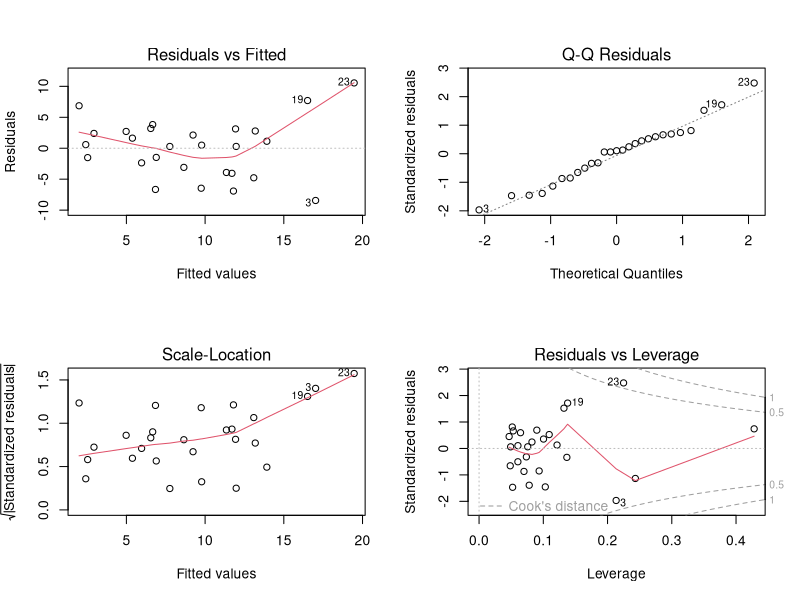

The R source for this figure:
# ==============================================================================
# R Script: Model Robust (Evitare Overfitting)
# ==============================================================================

library(tidyverse)
library(car)
library(lmtest)

# 1. LOAD DATA
df <- read.csv("multe.csv")
# Corrected line: add 'dplyr::' before 'select'
df_clean <- df %>% 
  dplyr::select(-Country, -Year) %>% 
  na.omit()

target_var <- "VAT_Comp" 

# 2. CREAREA MODELULUI SIMPLIFICAT (MANUAL)
# Pe baza rulării anterioare, păstrăm DOAR variabilele care aveau sens statistic și economic:
# 1. VAT_Rever (Colectarea TVA - logic să reducă gap-ul)
# 2. ShadowEc (Economia subterană - logic să crească gap-ul)
# 3. Final_Consumption_PercGDP (Opțional - era la limită, îl testăm)

cat("--- MODEL 1: Doar cele mai puternice 2 variabile ---\n")
model_simple <- lm(VAT_Comp ~ ShadowEc + VAT_Rever, data = df_clean)
summary(model_simple)

cat("\n--- MODEL 2: Adăugăm și Consumul (Max 3 variabile) ---\n")
model_medium <- lm(VAT_Comp ~ ShadowEc + VAT_Rever + Final_Consumption_PercGDP, data = df_clean)
summary(model_medium)

# 3. COMPARAREA MODELELOR (AIC - Cu cât mai mic, cu atât mai bun)
cat("\n--- COMPARATIE AIC (Penalizează complexitatea) ---\n")
aic_simple <- AIC(model_simple)
aic_medium <- AIC(model_medium)

cat("AIC Model 2 Variabile:", aic_simple, "\n")
cat("AIC Model 3 Variabile:", aic_medium, "\n")

if(aic_simple < aic_medium) {
  cat("-> RECOMANDARE: Rămâi la Modelul cu 2 variabile (ShadowEc + VAT_Rever). E mai stabil.\n")
  final_model <- model_simple
} else {
  cat("-> RECOMANDARE: Modelul cu 3 variabile aduce suficientă informație în plus.\n")
  final_model <- model_medium
}

# 4. DIAGNOSTIC FINAL PE MODELUL ALES
cat("\n--- DIAGNOSTIC FINAL ---\n")
print(vif(final_model)) # Verificăm multicoliniaritatea (ar trebui să fie foarte mică acum)

# Teste ipoteze
shapiro <- shapiro.test(residuals(final_model))
bp <- bptest(final_model)

cat("Shapiro-Wilk (Normalitate): p =", round(shapiro$p.value, 4), "\n")
cat("Breusch-Pagan (Homoscedasticitate): p =", round(bp$p.value, 4), "\n")

# Plot
par(mfrow=c(2,2))
plot(final_model)

# Install package for Robust Errors if not already installed
if(!require(sandwich)) install.packages("sandwich")
library(sandwich)
library(lmtest)

cat("--- FINAL ROBUST MODEL (Correcting for Heteroscedasticity) ---\n")

# This function recalculates the P-values to be safe against the Breusch-Pagan failure
robust_results <- coeftest(final_model, vcov = vcovHC(final_model, type = "HC3"))

print(robust_results)
